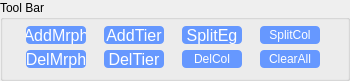
         <widget class="QGroupBox" name="eControlsBox">
          <property name="geometry">
           <rect>
            <x>344</x>
            <y>382</y>
            <width>350</width>
            <height>81</height>
           </rect>
          </property>
          <property name="minimumSize">
           <size>
            <width>350</width>
            <height>81</height>
           </size>
          </property>
          <property name="maximumSize">
           <size>
            <width>350</width>
            <height>81</height>
           </size>
          </property>
          <property name="styleSheet">
           <string notr="true">QPushButton {
     border: 0px solid black;
     min-width: 60px;
	 min-height: 18px;
     max-width: 60px;
	 max-height: 18px;
	background: #6698FF;
	color: white;    
	border: 0px solid black;
	border-radius: 4px;
    	padding: 0 0 0 0;
    	margin: 0 0 0 0;
}

QPushButton:pressed {
	background: #1E90FF;
	border: 2px outset #1E90FF;
}</string>
          </property>
          <property name="title">
           <string>Tool Bar</string>
          </property>
          <layout class="QGridLayout" name="gridLayout_9">
           <property name="topMargin">
            <number>6</number>
           </property>
           <item row="0" column="1">
            <widget class="QPushButton" name="eAddAnnotationBtn">
             <property name="font">
              <font>
               <family>Arial</family>
               <pointsize>12</pointsize>
               <bold>false</bold>
              </font>
             </property>
             <property name="toolTip">
              <string>add analysis tier
(row in table)</string>
             </property>
             <property name="text">
              <string>AddTier</string>
             </property>
            </widget>
           </item>
           <item row="0" column="2">
            <widget class="QPushButton" name="eSplitBtn">
             <property name="font">
              <font>
               <family>Arial</family>
               <pointsize>12</pointsize>
               <bold>false</bold>
              </font>
             </property>
             <property name="toolTip">
              <string>split example into two separate entries</string>
             </property>
             <property name="text">
              <string>SplitEg</string>
             </property>
            </widget>
           </item>
           <item row="0" column="0">
            <widget class="QPushButton" name="eAddMorphBtn">
             <property name="font">
              <font>
               <family>Arial</family>
               <pointsize>12</pointsize>
               <bold>false</bold>
              </font>
             </property>
             <property name="toolTip">
              <string>&lt;html&gt;&lt;head/&gt;&lt;body&gt;&lt;p&gt;add column to table&lt;/p&gt;&lt;/body&gt;&lt;/html&gt;</string>
             </property>
             <property name="text">
              <string>AddMrph</string>
             </property>
            </widget>
           </item>
           <item row="1" column="0">
            <widget class="QPushButton" name="eDeleteBtn">
             <property name="font">
              <font>
               <family>Arial</family>
               <pointsize>12</pointsize>
               <bold>false</bold>
              </font>
             </property>
             <property name="toolTip">
              <string>remove column from table,
removes morph from analysis</string>
             </property>
             <property name="text">
              <string>DelMrph</string>
             </property>
            </widget>
           </item>
           <item row="1" column="1">
            <widget class="QPushButton" name="eRemoveTier">
             <property name="font">
              <font>
               <family>Arial</family>
               <pointsize>12</pointsize>
               <bold>false</bold>
              </font>
             </property>
             <property name="toolTip">
              <string>remove analysis tier
(row) in table</string>
             </property>
             <property name="text">
              <string>DelTier</string>
             </property>
            </widget>
           </item>
           <item row="1" column="2">
            <widget class="QPushButton" name="eDelColumnBtn">
             <property name="toolTip">
              <string>delete selected column</string>
             </property>
             <property name="text">
              <string>DelCol</string>
             </property>
            </widget>
           </item>
           <item row="0" column="3">
            <widget class="QPushButton" name="eSplitColumnBtn">
             <property name="toolTip">
              <string>split selected column into two columns, adds new column to the right</string>
             </property>
             <property name="text">
              <string>SplitCol</string>
             </property>
            </widget>
           </item>
           <item row="1" column="3">
            <widget class="QPushButton" name="eClearAnalysisBtn">
             <property name="text">
              <string>ClearAll</string>
             </property>
            </widget>
           </item>
          </layout>
         </widget>
